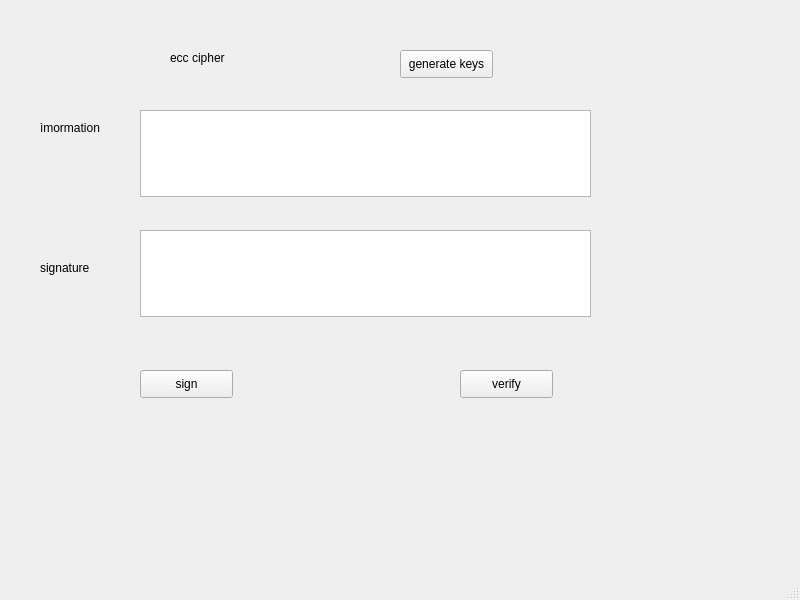
<?xml version="1.0" encoding="UTF-8"?>
<ui version="4.0">
 <class>MainWindow</class>
 <widget class="QMainWindow" name="MainWindow">
  <property name="geometry">
   <rect>
    <x>0</x>
    <y>0</y>
    <width>800</width>
    <height>600</height>
   </rect>
  </property>
  <property name="windowTitle">
   <string>MainWindow</string>
  </property>
  <widget class="QWidget" name="centralwidget">
   <widget class="QLabel" name="label">
    <property name="geometry">
     <rect>
      <x>170</x>
      <y>50</y>
      <width>55</width>
      <height>16</height>
     </rect>
    </property>
    <property name="text">
     <string>ecc cipher</string>
    </property>
   </widget>
   <widget class="QLabel" name="label_2">
    <property name="geometry">
     <rect>
      <x>40</x>
      <y>120</y>
      <width>71</width>
      <height>16</height>
     </rect>
    </property>
    <property name="text">
     <string>ìmormation</string>
    </property>
   </widget>
   <widget class="QLabel" name="label_3">
    <property name="geometry">
     <rect>
      <x>40</x>
      <y>260</y>
      <width>55</width>
      <height>16</height>
     </rect>
    </property>
    <property name="text">
     <string>signature</string>
    </property>
   </widget>
   <widget class="QTextEdit" name="txt_info">
    <property name="geometry">
     <rect>
      <x>140</x>
      <y>110</y>
      <width>451</width>
      <height>87</height>
     </rect>
    </property>
   </widget>
   <widget class="QTextEdit" name="txt_sign">
    <property name="geometry">
     <rect>
      <x>140</x>
      <y>230</y>
      <width>451</width>
      <height>87</height>
     </rect>
    </property>
   </widget>
   <widget class="QPushButton" name="btn_gen_keys">
    <property name="geometry">
     <rect>
      <x>400</x>
      <y>50</y>
      <width>93</width>
      <height>28</height>
     </rect>
    </property>
    <property name="text">
     <string>generate keys</string>
    </property>
   </widget>
   <widget class="QPushButton" name="btn_sign">
    <property name="geometry">
     <rect>
      <x>140</x>
      <y>370</y>
      <width>93</width>
      <height>28</height>
     </rect>
    </property>
    <property name="text">
     <string>sign</string>
    </property>
   </widget>
   <widget class="QPushButton" name="btn_verify">
    <property name="geometry">
     <rect>
      <x>460</x>
      <y>370</y>
      <width>93</width>
      <height>28</height>
     </rect>
    </property>
    <property name="text">
     <string>verify</string>
    </property>
   </widget>
  </widget>
  <widget class="QMenuBar" name="menubar">
   <property name="geometry">
    <rect>
     <x>0</x>
     <y>0</y>
     <width>800</width>
     <height>26</height>
    </rect>
   </property>
  </widget>
  <widget class="QStatusBar" name="statusbar"/>
 </widget>
 <resources/>
 <connections/>
</ui>
